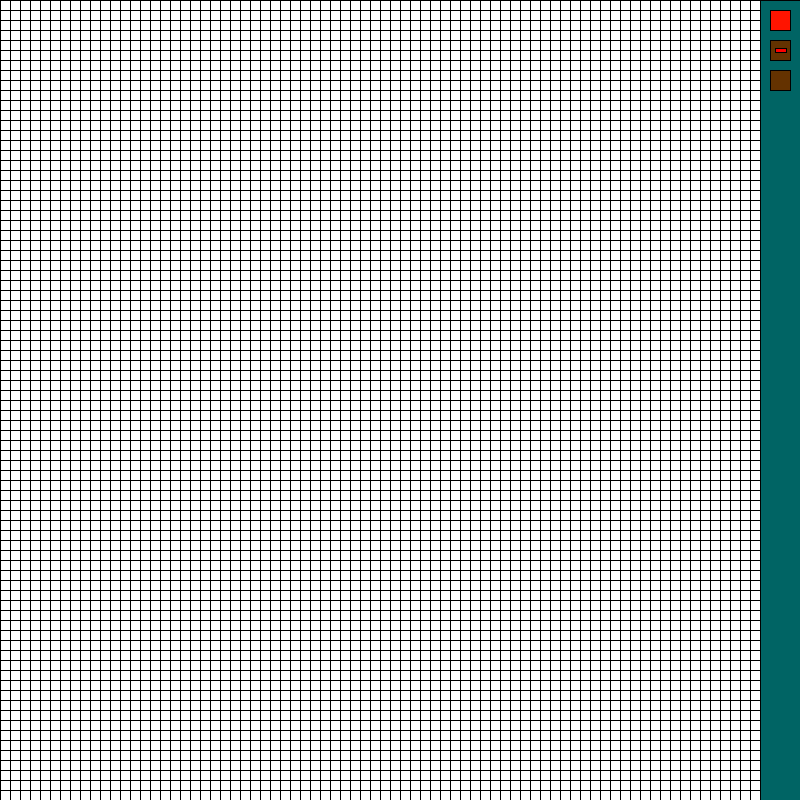
Frame 1 (no input)
Frame 60 (the mouse pressed at the canvas centre just before this capture): identical to frame 1, image omitted
Frame 120 (the mouse held since frame 60 and released just before this capture): identical to frame 1, image omitted

The Processing sketch that drew this single still picture (run headless with seeded random() and noise(); from frame 60 on, the mouse is pressed at the canvas centre):

// Processing sketch: GameOfLife
// ── GameOfLife.pde
//grid grösse und zellen grösse am anfang des Spieles
int xsize = 200, ysize= 200;
int size = 10;

int wait;
int Cooldown = 0, GameSpeed = 10;

//position des Start/Stop knopfes
int x1 = 770, y1 = 10;

//position des plus Speed Knopfes
int x2 = 770, y2 = 40;

//position des minus Speed Knopfes
int x3 = 770, y3 = 70;

boolean GameActive = false;

Cell [][] grid = new Cell[xsize][ysize];

void setup() {
  frameRate(60);
  size(800, 800);
  for (int x=0; x<xsize; x++) {
    for (int y=0; y<ysize; y++) {
      grid[x][y] = new Cell(x*size, y*size, size, false);
    }
  }
}

void draw() {
  background(0, 0, 0);
  // GameActive = true spiel ist am laufen
  // GameActive = false spiel ist pausiert und es können zellen geändert werden
  if (GameActive == false) {

    //Zellen updaten
    for (int x=0; x<xsize; x++) {
      for (int y=0; y<ysize; y++) {
        grid[x][y].render();
        grid[x][y].ChangeState();
        grid[x][y].Map();
      }
    }
  }



  // GameActive = true spiel ist am laufen
  // GameActive = false spiel ist pausiert und es können zellen geändert werden
  Cooldown --;
  if (GameActive == true) {
    for (int x=0; x<xsize; x++) {
      for (int y=0; y<ysize; y++) {
        grid[x][y].render();
        grid[x][y].Map();
      }
    }


    if (Cooldown <= 0) {
      for (int x=0; x<xsize; x++) {
        for (int y=0; y<ysize; y++) {
          grid[x][y].countAliveNeighbours();
        }
      }
      for (int x=0; x<xsize; x++) {
        for (int y=0; y<ysize; y++) {
          grid[x][y].ChangeCell();
        }
      }
      Cooldown = GameSpeed;
    }
  }



  // Wird immer ausgeführt
  if (wait > 0) {
    wait --;
  }

  //toolbar
  fill(0,100,100);
  rect(760, 0, 40, 800);
  
  
  //plus Speed Knopf
  fill(100,50,0);
  rect(x2, y2, 20, 20);
  fill(255,0,0);
  rect(x2 +5, y2 +8, 11, 4);
    rect(x2 +5, y2 +8, 11, 4);
  if (mouseX > x2 && mouseX < x2 + 20 &&
    mouseY > y2 && mouseY < y2 + 20 && mousePressed == true && wait == 0) {
    GameSpeed --;
    wait = 10;
  }
  //minus Speed Knopf
  fill(100,50,0);
  rect(x3, y3, 20, 20);  
  fill(255,0,0);
  rect(x2 +5, y2 +8, 11, 4);
  if (mouseX > x3 && mouseX < x3 + 20 &&
    mouseY > y3 && mouseY < y3 + 20 && mousePressed == true && wait == 0) {
    GameSpeed ++;
    wait = 10;
  }
  
  
  // knopf um GameActive status zu verändern
  
  //farbändrung des Knopfes
  if (GameActive == false) {
    fill(255, 20, 0);
  }
  //farbändrung des Knopfes
  if (GameActive == true) {
    fill(0, 150, 0);
  }

  rect(x1, y1, 20, 20);
  if (mouseX > x1 && mouseX < x1 + 20 &&
    mouseY > y1 && mouseY < y1 + 20 && GameActive == false && mousePressed == true && wait == 0) {
    GameActive = true;
    wait = 10;
  }
  if (mouseX > x1 && mouseX < x1 + 20 &&
    mouseY > y1 && mouseY < y1 + 20 && GameActive == true && mousePressed == true && wait == 0) {
    GameActive = false;
    wait = 10;
  }
}

// ── Cell.pde
class Cell {
  int x, y, s, cooldown, wait, c;
  boolean a = false;

  Cell(int xpos, int ypos, int size, boolean alive) {
    x = xpos;
    y = ypos;
    a = alive;
    s = size;
  }
  void render() {
    if (a == true) {
      fill(0, 0, 0);
      rect(x, y, s, s);
    }
    if (a == false) {
      fill(255, 255, 255);
      rect(x, y, s, s);
    }
  }
  //Alive status der Zelle verändern
  void ChangeState() {
    if (cooldown > 0) {
      cooldown --;
    }
    if (mouseX >= x && mouseX < x + s && mouseY >= y && mouseY < y + s && cooldown == 0 && mouseX <= 760) {
      if(mousePressed == true){
      if (a == true) {
        a = false;
        cooldown = 10;
      } else {
        a = true;
        cooldown = 10;
      }
    }
    }
  }
  void Map() {
    // vergrössern und verkleinern der Zellen
    x = x / s;
    y = y / s;
    
    if (wait > 0) {
      wait --;
    }
    
    if (keyPressed && wait == 0) {
      if (key == 'w' && s < 100) {
        s ++;
        wait = 5;
      }
      if (key == 's' && s > 2) {
        s --;
        wait = 5;
      }
    }
      x = x * s;
      y = y * s;
  
  }
  
  void ChangeCell(){
    //If a living cell has less than two living neighbours, it dies.
    if(a == true && c < 2){
      a = false;
    }
    //If a living cell has two or three living neighbours, it stays alive.
    if(a == true && c == 2){
      a = true;
    }
    else if(a == true && c == 3){
      a = true;
    }
    //If a living cell has more than three living neighbours, it dies.
    if(a == true && c > 3){
      a = false;
    }
    //If a dead cell has exactly three living neighbours, it becomes alive.
    if(a == false && c == 3){
      a = true;
    }
  } //<>// //<>//
  
  public void countAliveNeighbours(){
    int count = 0;
    for(int i=-1; i<2; i++){
        for(int j=-1; j<2; j++){
            int neighbour_x = (x / s) +i;
            int neighbour_y = (y / s) +j;
            //If we're looking at the middle point
            if(i == 0 && j == 0){
                //Do nothing, we don't want to add ourselves in!
            }
            //In case the index we're looking at it off the edge of the map
            else if(neighbour_x < 0 || neighbour_y < 0 || neighbour_x >= xsize || neighbour_y >= ysize){
                
            }
            //Otherwise, a normal check of the neighbour
            else if(grid[neighbour_x][neighbour_y].a == true){
                count = count + 1;
            }
        }
    }
    c = count;
}
}
